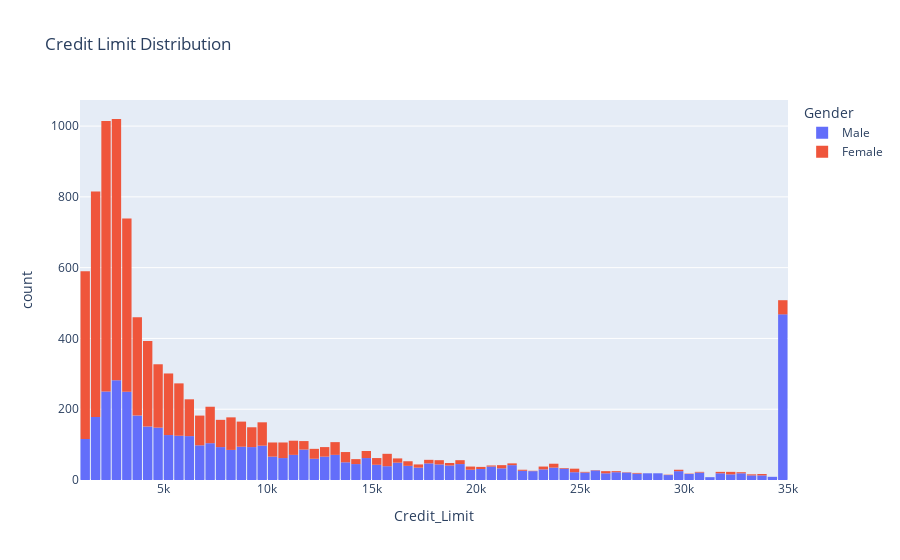

Notebook cell for this chart:
### Markdown cell above
### We can see that Man' credit limit is higher than the Female'.

### Code cell
fig = px.histogram(df, x="Credit_Limit", title = "Credit Limit Distribution",color="Gender")
fig.update_layout(bargap=0.1)
fig.show()

### Figure 1 — Plotly figure (JSON) as saved in the notebook; plotly's stock layout.template omitted (floating-point values rounded to 4 significant figures; data arrays with more than 128 entries replaced by an {"elided": "..."} marker saying what was removed)
{"data": [{"alignmentgroup": "True", "bingroup": "x", "hovertemplate": "Gender=Male<br>Credit_Limit=%{x}<br>count=%{y}<extra></extra>", "legendgroup": "Male", "marker": {"color": "#636efa", "pattern": {"shape": ""}}, "name": "Male", "offsetgroup": "Male", "orientation": "v", "showlegend": true, "type": "histogram", "x": {"elided": "4769 float values"}, "xaxis": "x", "yaxis": "y"}, {"alignmentgroup": "True", "bingroup": "x", "hovertemplate": "Gender=Female<br>Credit_Limit=%{x}<br>count=%{y}<extra></extra>", "legendgroup": "Female", "marker": {"color": "#EF553B", "pattern": {"shape": ""}}, "name": "Female", "offsetgroup": "Female", "orientation": "v", "showlegend": true, "type": "histogram", "x": {"elided": "5358 float values"}, "xaxis": "x", "yaxis": "y"}], "layout": {"bargap": 0.1, "barmode": "relative", "legend": {"title": {"text": "Gender"}, "tracegroupgap": 0}, "title": {"text": "Credit Limit Distribution"}, "xaxis": {"anchor": "y", "domain": [0, 1], "title": {"text": "Credit_Limit"}}, "yaxis": {"anchor": "x", "domain": [0, 1], "title": {"text": "count"}}}}
